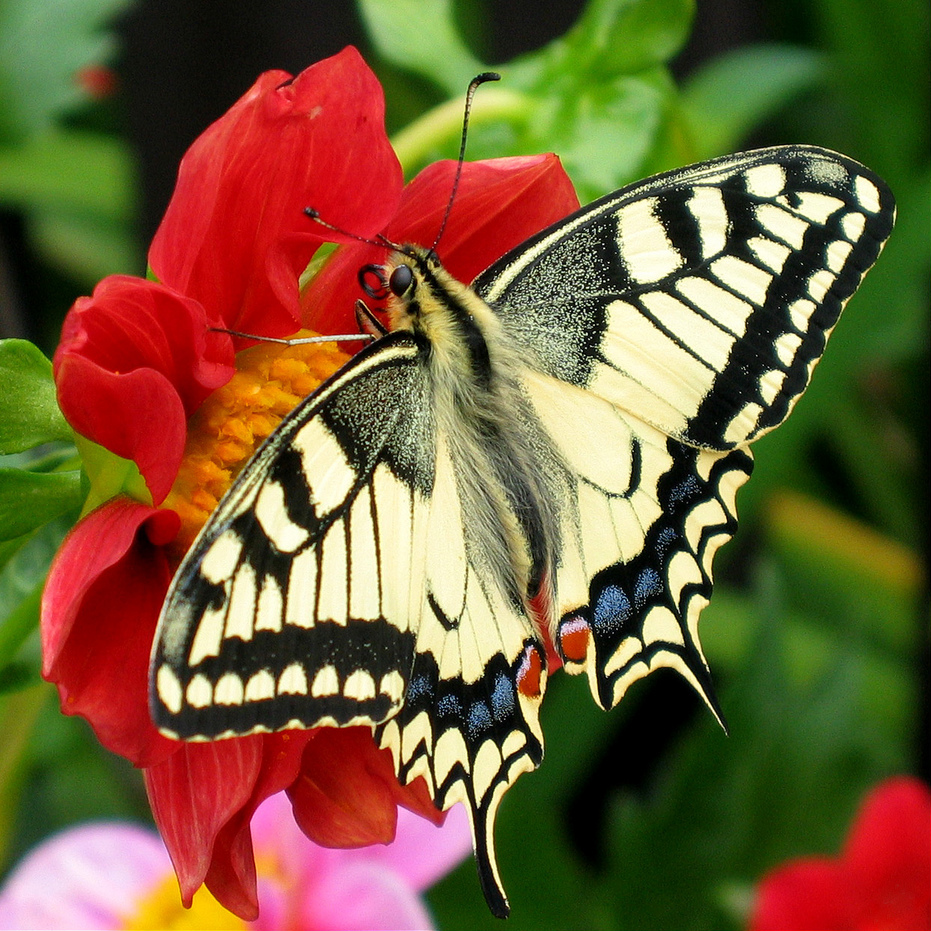
#> input picture frame.jpg, 931 x 931 px, given in place of the camera
$ python color_tracking.py
#> lines starting #> are read from the running program, lines starting #| are printed output that depends on the picture; after the words box and inside, x2 and y2 are one past the last pixel; in counts of white or black regions, pixels touching at a corner belong together
'''
Minimum Requirements:
opencv-python==4.6.0.66
numpy==1.23.4

Sources:
https://www.youtube.com/watch?v=aFNDh5k3SjU
https://github.com/computervisioneng/color-detection-opencv

Description: This program will make a mask based on a provided BGR value.

In the program below, I chose bright yellow. You may want to choose another color.
If so, make sure to change the "TARGET_BGR" values. Remember, the variable is expecting
a BGR tuple, not a normal RGB tuple.

The aforementioned mask will then be used to create a tracking frame around the
object of that color. If multiple objects of the same color are in frame,
the mask will see them as one object and will create a tracking frame around both objects.

Next steps:
1) Edit the code to have it track multiple colors at the same time.

2) Apply brightly colored tape (colors that aren't used in SEL terminal blocks)
to the tips of multimeter probes and have the program track the tips of the probes.

3) Optional: Have the frames produce a label in the video feed to show "right probe"
and "left probe".

Disclaimers:
This code was produced using the above-mentioned sources and Chat-GPT.
'''

import cv2 as cv
import numpy as np


def get_hsv_ranges_for_bgr(color_bgr, h_tol=10, s_min=100, v_min=100):
    """
    Convert a target BGR color into one (or two) HSV threshold ranges.

    Why “one or two” ranges?
    - Hue in OpenCV HSV is 0..179 and WRAPS around at the ends.
    - Red-ish colors sit near 0 and near 179.
    - If the tolerance window crosses an edge, we split into two ranges.

    Returns:
        List of (lower, upper) np.array pairs, each shape (3,), dtype uint8.
    """
    # Make a 1x1 BGR “image” so OpenCV can convert it to HSV
    pixel = np.uint8([[color_bgr]])
    hsv_pixel = cv.cvtColor(pixel, cv.COLOR_BGR2HSV)[0, 0]
    hue = int(hsv_pixel[0])

    h_low = hue - h_tol
    h_high = hue + h_tol

    ranges = []

    # Case 1: hue window goes below 0 (wraps around)
    if h_low < 0:
        # Range A: [0 .. h_high]
        ranges.append((
            np.array([0, s_min, v_min], dtype=np.uint8),
            np.array([h_high, 255, 255], dtype=np.uint8),
        ))
        # Range B: [(180 + h_low) .. 179]
        ranges.append((
            np.array([180 + h_low, s_min, v_min], dtype=np.uint8),
            np.array([179, 255, 255], dtype=np.uint8),
        ))

    # Case 2: hue window goes above 179 (wraps around)
    elif h_high > 179:
        # Range A: [h_low .. 179]
        ranges.append((
            np.array([h_low, s_min, v_min], dtype=np.uint8),
            np.array([179, 255, 255], dtype=np.uint8),
        ))
        # Range B: [0 .. (h_high - 180)]
        ranges.append((
            np.array([0, s_min, v_min], dtype=np.uint8),
            np.array([h_high - 180, 255, 255], dtype=np.uint8),
        ))

    # Case 3: normal window (no wrap)
    else:
        ranges.append((
            np.array([h_low, s_min, v_min], dtype=np.uint8),
            np.array([h_high, 255, 255], dtype=np.uint8),
        ))

    return ranges


def build_color_mask(hsv_frame, hsv_ranges):
    """
    Given an HSV frame and a list of HSV ranges, build one combined mask.

    Output mask is single-channel uint8 where:
    - 255 means “pixel is inside one of the ranges”
    - 0 means “pixel is outside”
    """
    mask = np.zeros(hsv_frame.shape[:2], dtype=np.uint8)

    # OR together masks for each range (important for wrap-around colors like red)
    for lower, upper in hsv_ranges:
        mask |= cv.inRange(hsv_frame, lower, upper)

    return mask


def main():
    # -----------------------------
    # Track MULTIPLE colors (each gets its own bbox + label)
    # -----------------------------
    # Replace your single TARGET_BGR / LABEL_TEXT :contentReference[oaicite:2]{index=2}
    TARGETS = [
        {
            "label": "Yellow",
            "bgr": (0, 255, 255),
            "box_color": (0, 255, 0),      # green bbox
            "text_color": (0, 255, 255),   # yellow text
        },
        {
            "label": "Blue",
            "bgr": (255, 0, 0),
            "box_color": (255, 0, 0),      # blue bbox
            "text_color": (255, 0, 0),     # blue text
        },
    ]

    # How strict should the HSV detection be?
    h_tol = 20
    s_min = 100
    v_min = 100

    kernel = cv.getStructuringElement(cv.MORPH_ELLIPSE, (3, 3))

    cap = cv.VideoCapture(0)
    if not cap.isOpened():
        raise RuntimeError("ERROR: Could not open camera (VideoCapture(0)).")

    w = int(cap.get(cv.CAP_PROP_FRAME_WIDTH))
    h = int(cap.get(cv.CAP_PROP_FRAME_HEIGHT))

    fps = cap.get(cv.CAP_PROP_FPS)
    if fps is None or fps <= 0 or np.isnan(fps):
        fps = 20.0

    fourcc = cv.VideoWriter_fourcc(*"XVID")
    out_frame = cv.VideoWriter("output.avi", fourcc, float(fps), (w, h))
    out_mask  = cv.VideoWriter("mask.avi",   fourcc, float(fps), (w, h))

    # Precompute HSV ranges for each target color (do once)
    for t in TARGETS:
        t["hsv_ranges"] = get_hsv_ranges_for_bgr(
            t["bgr"], h_tol=h_tol, s_min=s_min, v_min=v_min
        )

    font = cv.FONT_HERSHEY_SIMPLEX
    font_scale = 0.8
    thickness = 2

    try:
        while True:
            ret, frame = cap.read()
#> frame is the input picture: shape (931, 931, 3); mean B, G, R 57.1, 93.2, 118.3
            if not ret:
                print("WARNING: Failed to read a frame from camera. Stopping.")
                break

            frame = cv.flip(frame, 1)
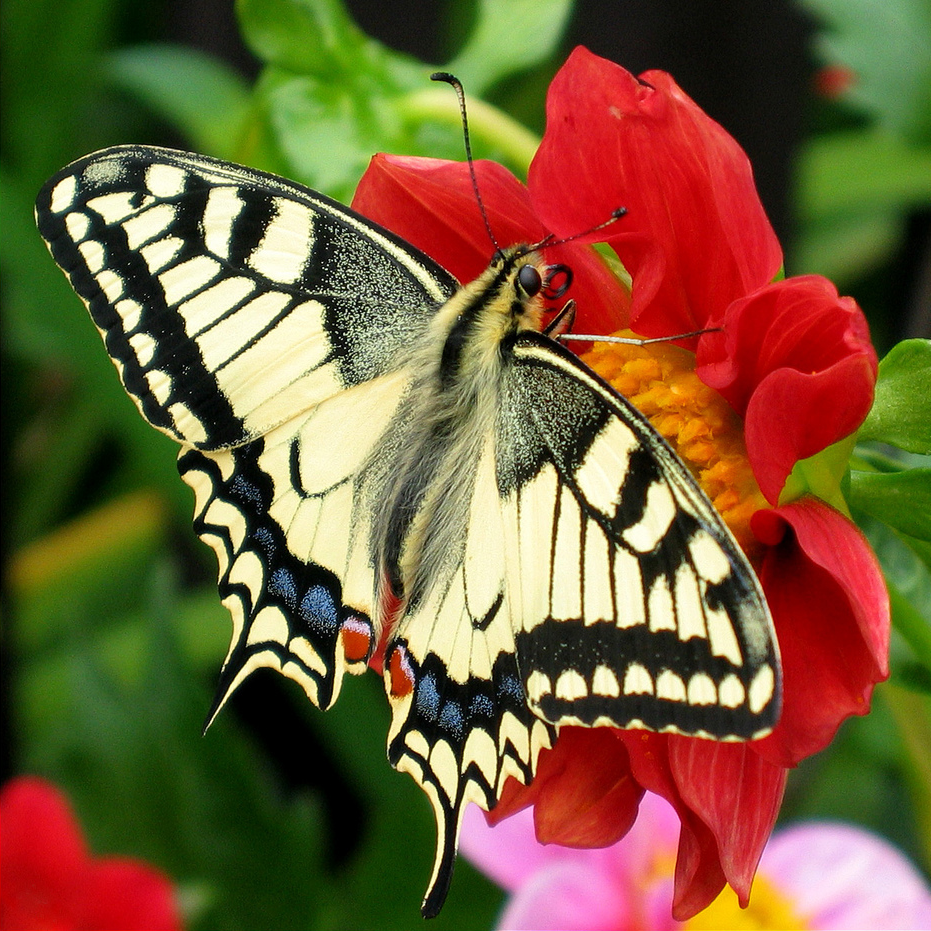
#> frame: shape (931, 931, 3); mean B, G, R 57.1, 93.2, 118.3
            hsv = cv.cvtColor(frame, cv.COLOR_BGR2HSV)
#> hsv: shape (931, 931, 3); mean H, S, V 51.8, 159, 132.7

            # We'll keep ONE combined diagnostic mask video,
            # but still detect/draw per-color bboxes.
            combined_mask = np.zeros(hsv.shape[:2], dtype=np.uint8)

            for t in TARGETS:
                # Build a mask for this specific color
                mask_i = build_color_mask(hsv, t["hsv_ranges"])

                # Same cleanup you already do :contentReference[oaicite:3]{index=3}
                mask_i = cv.morphologyEx(mask_i, cv.MORPH_OPEN, kernel)
                mask_i = cv.morphologyEx(mask_i, cv.MORPH_CLOSE, kernel)

                # Add into combined diagnostic mask
                combined_mask |= mask_i

                # Find bbox for THIS color
                coords = cv.findNonZero(mask_i)
                if coords is None:
                    continue

                x, y, bw, bh = cv.boundingRect(coords)

                # Draw bbox
                cv.rectangle(frame, (x, y), (x + bw, y + bh), t["box_color"], 3)

                # Label above bbox (same idea as your Yellow label code)
                text_x = x
                text_y = max(0, y - 10)

                (text_w, text_h), baseline = cv.getTextSize(
                    t["label"], font, font_scale, thickness
                )
                bg_tl = (text_x, max(0, text_y - text_h - baseline))
                bg_br = (text_x + text_w, text_y + baseline)

                cv.rectangle(frame, bg_tl, bg_br, (0, 0, 0), -1)
                cv.putText(
                    frame, t["label"], (text_x, text_y),
                    font, font_scale, t["text_color"], thickness, cv.LINE_AA
                )

                # Optional centroid
                cx = x + bw // 2
                cy = y + bh // 2
                cv.circle(frame, (cx, cy), 5, t["box_color"], -1)
#> this loop made 2 passes
#> (x, y, bw, bh, text_x, text_y, bg_br, cx) on pass 1: (4, 0, 927, 931, 4, 0, (80, 8), 467)
#> (x, y, bw, bh, text_x, text_y, bg_tl, bg_br) on pass 2: (276, 573, 176, 148, 276, 563, (276, 537), (331, 571))
#> pass 1, in main, `mask_i = build_color_mask(hsv, t["hsv_ranges"])`:
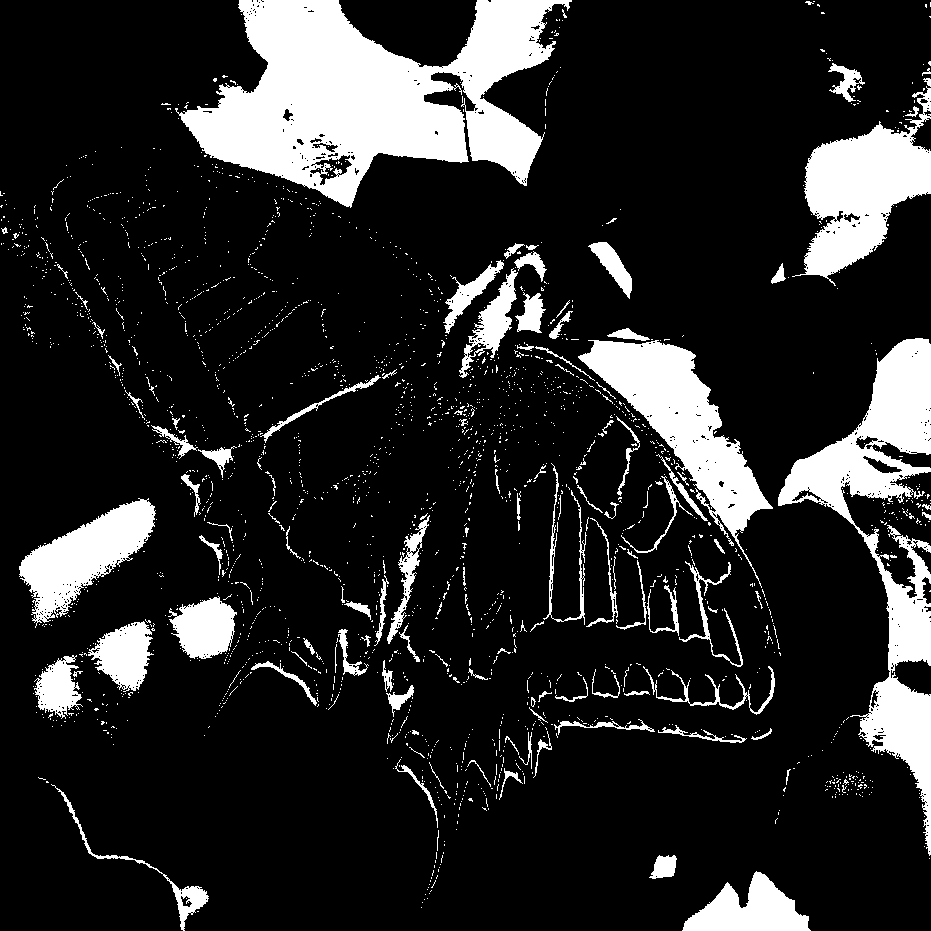
#> mask_i: shape (931, 931); 15.7% white; 2300 white regions (2181 under 20 px), largest, box (x1, y1, x2, y2) and area: (175, 0, 572, 208) 42599, (778, 338, 931, 856) 21799, (578, 340, 773, 588) 13629
#> pass 1, in main, `mask_i = cv.morphologyEx(mask_i, cv.MORPH_CLOSE, kernel)`:
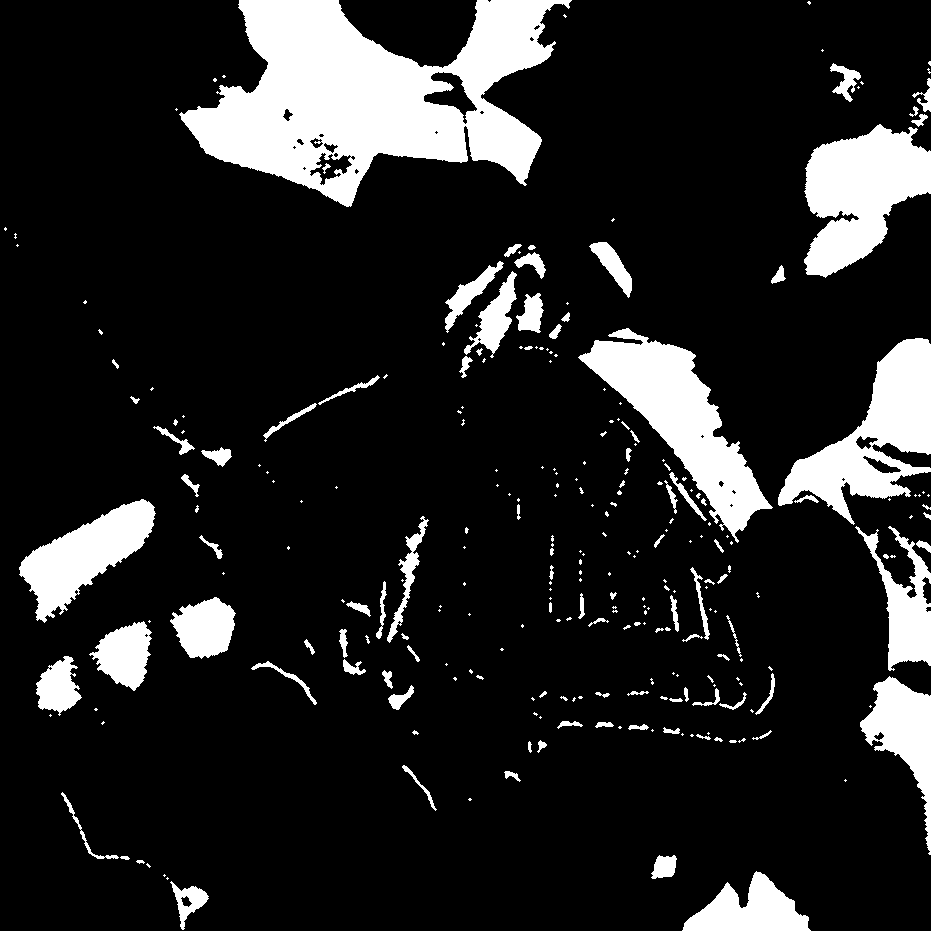
#> mask_i: shape (931, 931); 14.4% white; 273 white regions (167 under 20 px), largest, box (x1, y1, x2, y2) and area: (179, 0, 572, 207) 42530, (578, 328, 773, 543) 13682, (804, 124, 931, 278) 12039
#> pass 2, in main, `mask_i = build_color_mask(hsv, t["hsv_ranges"])`:
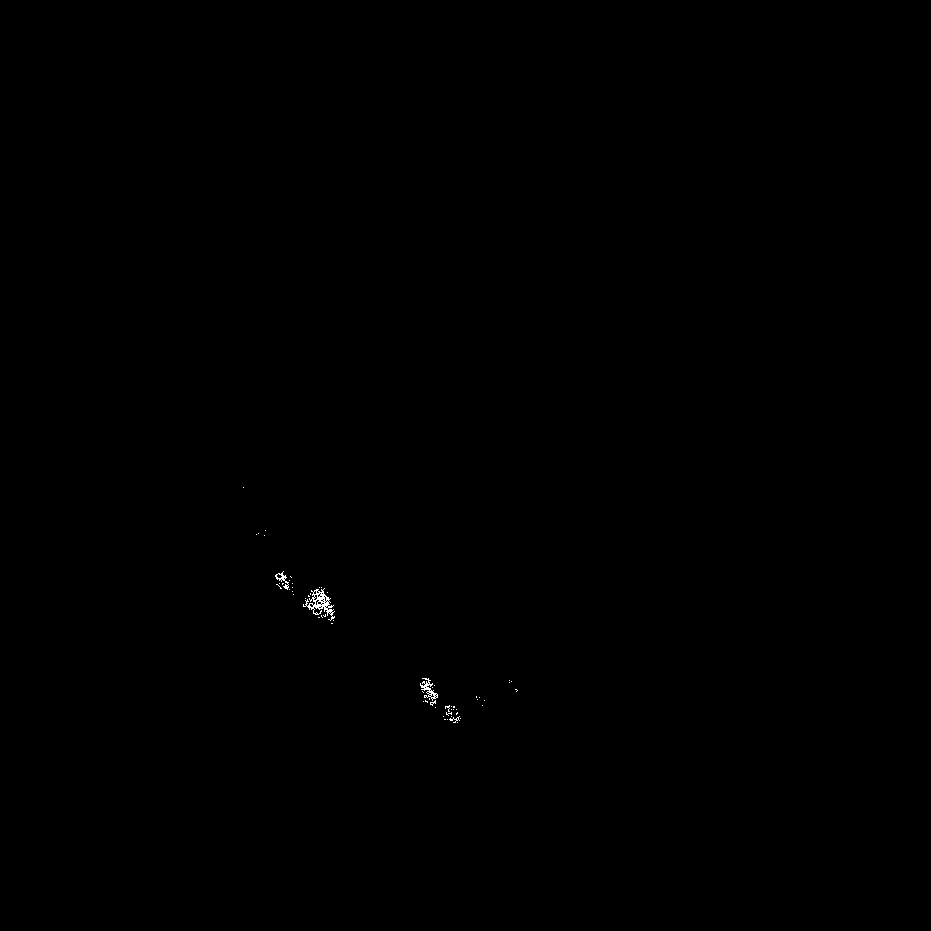
#> mask_i: shape (931, 931); 0.08% white in thin lines or dots, all inside (x1, y1, x2, y2) = (243, 487, 518, 723)
#> after the loop:
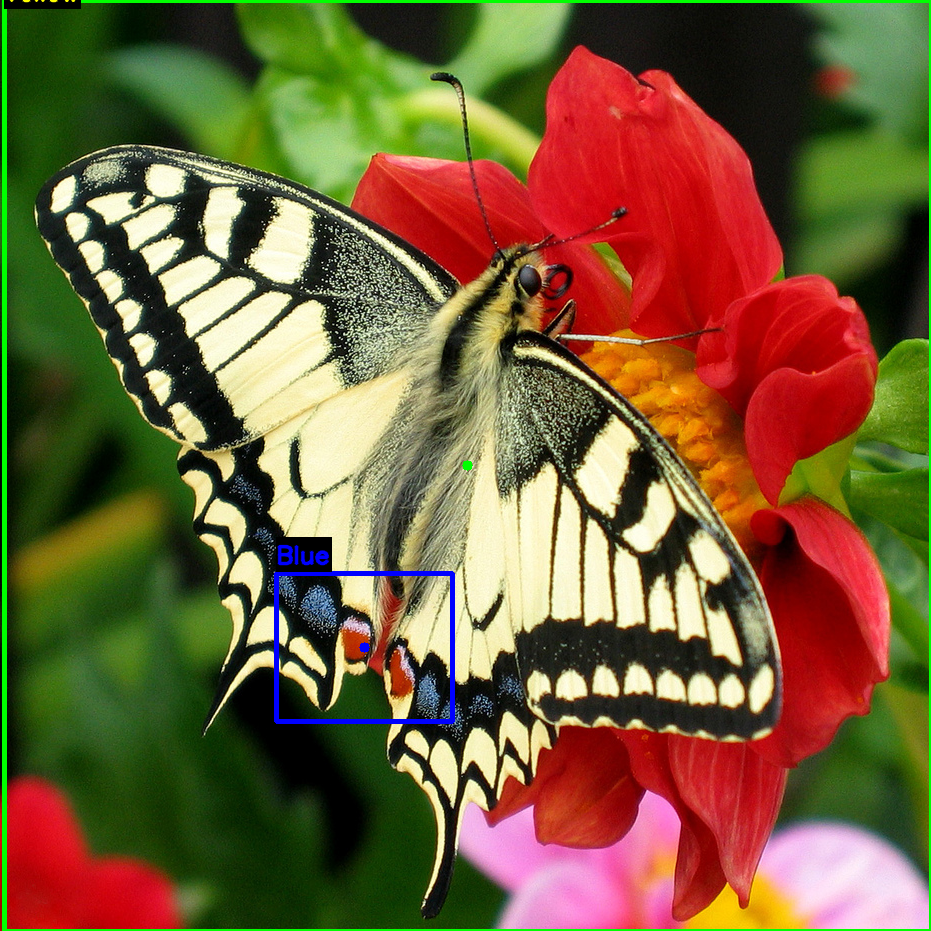
#> frame: shape (931, 931, 3); 1.95% of pixels changed, all inside (x1, y1, x2, y2) = (2, 0, 931, 931)
#> after the loop: mask_i: shape (931, 931); 0.03% white in thin lines or dots, all inside (x1, y1, x2, y2) = (276, 573, 452, 721)

            # Write outputs
            out_frame.write(frame)
            out_mask.write(cv.cvtColor(combined_mask, cv.COLOR_GRAY2BGR))

            # Live windows
            cv.imshow("Frame (Tracked)", frame)
            cv.imshow("Mask (Diagnostic)", combined_mask)

            key = cv.waitKey(1) & 0xFF
#> (key q is pressed here)
            if key == ord("q") or key == 27:
                break

    finally:
        cap.release()
        out_frame.release()
        out_mask.release()
        cv.destroyAllWindows()

if __name__ == "__main__":
    main()
